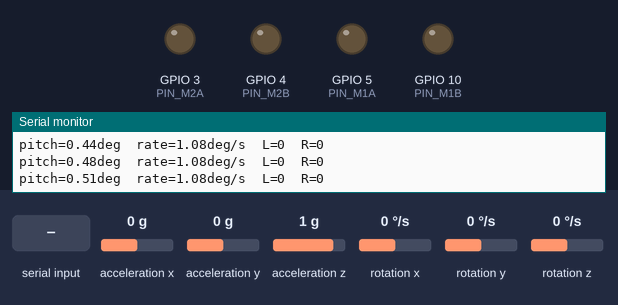
The sketch below on a simulated Seeed XIAO ESP32-C3. Parts: output pins drawn as LEDs (lit = HIGH), the last lines printed to the serial monitor. Wiring (inferred from the names in the program): MPU-6050 motion sensor at I2C address 0x68. Inputs (shaded band) come from the test bench; at power-on: acceleration x 0 g, acceleration y 0 g, acceleration z 1 g, rotation x 0 °/s, rotation y 0 °/s, rotation z 0 °/s.

Above: at 3.6 s.
3.7 s: "90,45\n" received over the second serial link
At 4.1 s:
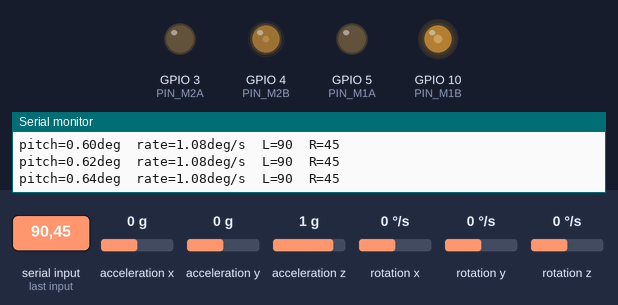
5.7 s: "30,150\n" received over the second serial link
At 6.1 s:
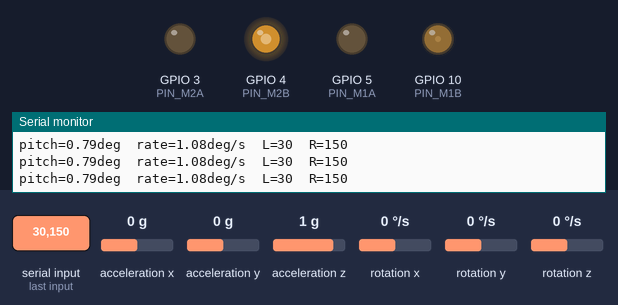
7.7 s: "1,90\n" received over the second serial link
At 8.1 s:
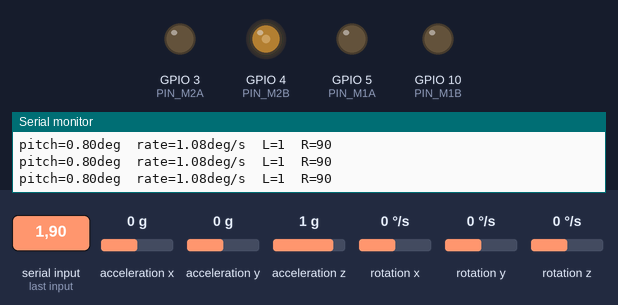
Timing chart, 0 to 10.7 s (numbered marks = the images above; inputs shaded):
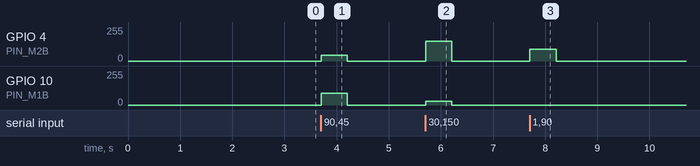

Measured:
- after the input at 3.7 s, GPIO 4 (PIN_M2B): 0/255 → 45/255 at once, → 0/255 0.50 s later; GPIO 10 (PIN_M1B): 0/255 → 90/255 at once, → 0/255 0.50 s later
- after the input at 5.7 s, GPIO 4 (PIN_M2B): 0/255 → 149/255 at once, → 0/255 0.50 s later; GPIO 10 (PIN_M1B): 0/255 → 30/255 at once, → 0/255 0.50 s later
- after the input at 7.7 s, GPIO 4 (PIN_M2B): 0/255 → 90/255 at once, → 0/255 0.50 s later

The sketch:

balancebot_arduino.ino
```cpp
/*  ============================================================
    balancebot_arduino.ino
    XIAO ESP32-C3 — Sensor bridge for RPi PPO policy

    Role:
      1. Read MPU6050 via I2C at 100Hz
      2. Compute clean pitch via Kalman filter
      3. Send pitch, pitch_rate, yaw, yaw_rate to RPi in RADIANS
      4. Receive left_pwm, right_pwm from RPi
      5. Drive Cytron MDD3A motors

    This sketch has NO PID. The PPO policy running on the RPi
    is the controller. ESP32 is purely a sensor+motor bridge.

    Why Kalman is kept:
      Raw MPU6050 pitch from accelerometer is noisy (vibration
      from motors, power spikes from 3S LiPo). Raw gyro drifts
      over time. Kalman fuses both — clean drift-corrected pitch
      with no memory of previous errors. The PPO model was
      trained on clean simulated observations. Feeding raw noisy
      sensor data widens the sim-to-real gap and degrades policy
      performance.

    Why radians:
      RPi balancebot_rpi_hardware.py calls np.degrees(pitch) on
      the received value — confirming it expects radians. The PPO
      model was trained with observations in radians. No unit
      conversion is done on the RPi side before policy_forward().

    Serial protocol (115200 baud):
      ESP32 → RPi : "pitch,pitch_rate,yaw,yaw_rate\n"
                     all values in RADIANS or RADIANS/S
                     sent every 10ms (100Hz)
      RPi → ESP32 : "left_pwm,right_pwm\n"
                     integers in [-255, 255]

    Pin map:
      MPU6050 SDA : GPIO6
      MPU6050 SCL : GPIO7
      Left  motor : M1A=GPIO5   M1B=GPIO10
      Right motor : M2A=GPIO3   M2B=GPIO4
      UART TX     : GPIO21 → RPi GPIO15 (RX)
      UART RX     : GPIO20 → RPi GPIO14 (TX)
      Both devices 3.3V — no voltage divider needed

    Kalman filter:
      Taken directly from working balancebot_PD_v2.ino.
      IMU config unchanged: ±500°/s gyro, ±8g accel.
      Your calibration offsets kept exactly.
    ============================================================ */

#include <Wire.h>
#include <math.h>

// ─── Pins ────────────────────────────────────────────────────────
#define CUSTOM_SDA_PIN  6
#define CUSTOM_SCL_PIN  7
#define PIN_M1A         5     // Left  motor forward
#define PIN_M1B         10    // Left  motor backward
#define PIN_M2A         3     // Right motor forward
#define PIN_M2B         4     // Right motor backward

#define PWM_FREQ        20000
#define PWM_RESOLUTION  8
#define MPU6050_ADDRESS 0x68

// ─── UART to RPi ─────────────────────────────────────────────────
// Serial  = USB  → PC debug monitor (Arduino IDE Serial Monitor)
// Serial1 = GPIO → RPi (sensor CSV + PWM commands)
// GPIO21 = TX → RPi GPIO15 (RX, pin 10)
// GPIO20 = RX → RPi GPIO14 (TX, pin 8)
// Same wiring confirmed working in handshake_esp32c3.ino
#define RPI_SERIAL  Serial1
#define RPI_TX_PIN  21
#define RPI_RX_PIN  20
#define RPI_BAUD    115200

// ─── Timing — 100Hz to match RPi control loop ────────────────────
const float dt = 0.01;
uint32_t LoopTimer;

// ─── IMU raw — your setup, unchanged ────────────────────────────
int16_t AccXLSB, AccYLSB, AccZLSB;
int16_t GyroXLSB, GyroYLSB, GyroZLSB;
float AccX, AccY, AccZ;
float RateRoll, RatePitch, RateYaw;
float AnglePitch;

// ─── Calibration — your measured values, unchanged ───────────────
float RateCalibrationRoll  = -3.57;
float RateCalibrationPitch = -1.08;
float RateCalibrationYaw   =  0.74;
float AccXCalibration      =  0.00;
float AccYCalibration      =  0.01;
float AccZCalibration      = -0.03;

// ─── Kalman — taken directly from your working PD_v2 code ────────
float KalmanAnglePitch            = 0;
float KalmanUncertaintyAnglePitch = 4;
float Kalman1DOutput[2]           = {0, 0};

void kalman_1d(float& KalmanState, float& KalmanUncertainty,
               float KalmanInput, float KalmanMeasurement)
{
    KalmanState       = KalmanState + dt * KalmanInput;
    KalmanUncertainty = KalmanUncertainty + dt * dt * 4 * 4;

    float KalmanGain  = KalmanUncertainty / (KalmanUncertainty + 3 * 3);
    KalmanState       = KalmanState + KalmanGain * (KalmanMeasurement - KalmanState);
    KalmanUncertainty = (1 - KalmanGain) * KalmanUncertainty;

    Kalman1DOutput[0] = KalmanState;
    Kalman1DOutput[1] = KalmanUncertainty;
}

// ─── Outputs in radians (what RPi expects) ───────────────────────
float pitch_rad      = 0;   // Kalman output converted to radians
float pitch_rate_rad = 0;   // gyro Y in radians/s
float yaw_rad        = 0;   // integrated yaw in radians
float yaw_rate_rad   = 0;   // gyro Z in radians/s

// ─── Motor PWM from RPi ──────────────────────────────────────────
int left_pwm  = 0;
int right_pwm = 0;

// ─── Watchdog — stop motors if RPi goes silent ───────────────────
uint32_t last_cmd_ms          = 0;
const uint32_t CMD_TIMEOUT_MS = 500;

// ─── Serial receive buffer ───────────────────────────────────────
String rx_buf = "";

// ─── Safety ──────────────────────────────────────────────────────
// In radians: 45° = 0.785 rad
const float FALL_ANGLE_RAD = 0.785;


// ================================================================
//  IMU READ — your reference, unchanged
//  ±500°/s gyro → divide by 65.5 → deg/s → convert to rad/s
//  ±8g accel    → divide by 4096 → g units
// ================================================================
void read_imu()
{
    Wire.beginTransmission(MPU6050_ADDRESS);
    Wire.write(0x3B);
    Wire.endTransmission();
    Wire.requestFrom(MPU6050_ADDRESS, 6);
    AccXLSB = Wire.read() << 8 | Wire.read();
    AccYLSB = Wire.read() << 8 | Wire.read();
    AccZLSB = Wire.read() << 8 | Wire.read();

    Wire.beginTransmission(MPU6050_ADDRESS);
    Wire.write(0x43);
    Wire.endTransmission();
    Wire.requestFrom(MPU6050_ADDRESS, 6);
    GyroXLSB = Wire.read() << 8 | Wire.read();
    GyroYLSB = Wire.read() << 8 | Wire.read();
    GyroZLSB = Wire.read() << 8 | Wire.read();

    // Gyro in deg/s (your working values)
    RateRoll  = (float)GyroXLSB / 65.5 - RateCalibrationRoll;
    RatePitch = (float)GyroYLSB / 65.5 - RateCalibrationPitch;
    RateYaw   = (float)GyroZLSB / 65.5 - RateCalibrationYaw;

    // Accel in g
    AccX = (float)AccXLSB / 4096.0 - AccXCalibration;
    AccY = (float)AccYLSB / 4096.0 - AccYCalibration;
    AccZ = (float)AccZLSB / 4096.0 - AccZCalibration;

    // Accel pitch in degrees (Kalman input — your formula, unchanged)
    AnglePitch = -atan(AccX / sqrt(AccY * AccY + AccZ * AccZ)) * 57.29578;
}


// ================================================================
//  COMPUTE OUTPUTS IN RADIANS
//
//  Kalman runs in degrees (matches your working PD_v2 setup).
//  Convert to radians only at the serial send step.
//  This keeps your Kalman numerically identical to the working
//  version — no risk of breaking what already works.
//
//  Yaw: integrate gyro Z over time.
//       Wrap to [-π, π] to prevent overflow.
//       Gyro drift accumulates here — acceptable for short runs.
//       If long-run yaw drift is a problem, add a magnetometer.
// ================================================================
void compute_outputs()
{
    const float DEG2RAD = PI / 180.0;

    // Pitch — Kalman output (degrees) → radians
    pitch_rad = KalmanAnglePitch * DEG2RAD;

    // Pitch rate — gyro Y (deg/s) → rad/s
    // Using raw calibrated gyro directly, not Kalman angle_speed.
    // Kalman already used this for the prediction step — using it
    // again here is redundant double-processing. Direct gyro is
    // cleaner for the derivative signal the PPO model expects.
    pitch_rate_rad = RatePitch * DEG2RAD;

    // Yaw rate — gyro Z (deg/s) → rad/s
    yaw_rate_rad = RateYaw * DEG2RAD;

    // Yaw — integrate yaw rate over time
    yaw_rad += yaw_rate_rad * dt;
    if (yaw_rad >  PI) yaw_rad -= 2.0 * PI;
    if (yaw_rad < -PI) yaw_rad += 2.0 * PI;
}


// ================================================================
//  SERIAL RECEIVE — PWM commands from RPi
//  Format: "left_pwm,right_pwm\n"
//  Non-blocking — reads whatever is available this tick
// ================================================================
void read_serial()
{
    while (RPI_SERIAL.available()) {
        char c = (char)RPI_SERIAL.read();
        if (c == '\n') {
            int comma = rx_buf.indexOf(',');
            if (comma > 0) {
                left_pwm  = rx_buf.substring(0, comma).toInt();
                right_pwm = rx_buf.substring(comma + 1).toInt();
                left_pwm  = constrain(left_pwm,  -255, 255);
                right_pwm = constrain(right_pwm, -255, 255);
                last_cmd_ms = millis();
            }
            rx_buf = "";
        } else {
            rx_buf += c;
            if (rx_buf.length() > 24) rx_buf = "";  // overflow guard
        }
    }
}


// ================================================================
//  MOTOR HELPERS — Cytron MDD3A PWM/PWM dual mode
//
//  MDD3A has no direction pins. Direction is set by which
//  pin gets the duty cycle:
//    Forward  : pin_A = duty, pin_B = 0
//    Backward : pin_A = 0,    pin_B = duty
//
//  Deadband: abs(pwm) < 26 → stop
//  Matches balance_env.py MOTOR_DEADBAND = 0.10
//  (0.10 × 255 = 25.5 ≈ 26)
// ================================================================
float constrain_float(float v, float lo, float hi) {
    return v < lo ? lo : v > hi ? hi : v;
}

void set_motor_left(int pwm)
{
    if (abs(pwm) < 26) {
        ledcWrite(PIN_M1A, 0); ledcWrite(PIN_M1B, 0);
        return;
    }
    uint32_t duty = (uint32_t)constrain(abs(pwm), 0, 255);
    if (pwm > 0) { ledcWrite(PIN_M1A, duty); ledcWrite(PIN_M1B, 0);    }
    else         { ledcWrite(PIN_M1A, 0);    ledcWrite(PIN_M1B, duty); }
}

void set_motor_right(int pwm)
{
    if (abs(pwm) < 26) {
        ledcWrite(PIN_M2A, 0); ledcWrite(PIN_M2B, 0);
        return;
    }
    uint32_t duty = (uint32_t)constrain(abs(pwm), 0, 255);
    if (pwm > 0) { ledcWrite(PIN_M2A, duty); ledcWrite(PIN_M2B, 0);    }
    else         { ledcWrite(PIN_M2A, 0);    ledcWrite(PIN_M2B, duty); }
}

void motors_stop()
{
    ledcWrite(PIN_M1A, 0); ledcWrite(PIN_M1B, 0);
    ledcWrite(PIN_M2A, 0); ledcWrite(PIN_M2B, 0);
}


// ================================================================
//  SETUP
// ================================================================
void setup()
{
    Serial.begin(115200);          // USB — PC debug monitor
    RPI_SERIAL.begin(RPI_BAUD, SERIAL_8N1, RPI_RX_PIN, RPI_TX_PIN);  // GPIO UART — RPi

    // Motor pins
    ledcAttach(PIN_M1A, PWM_FREQ, PWM_RESOLUTION);
    ledcAttach(PIN_M1B, PWM_FREQ, PWM_RESOLUTION);
    ledcAttach(PIN_M2A, PWM_FREQ, PWM_RESOLUTION);
    ledcAttach(PIN_M2B, PWM_FREQ, PWM_RESOLUTION);
    motors_stop();

    // IMU
    Wire.setClock(400000);
    Wire.begin(CUSTOM_SDA_PIN, CUSTOM_SCL_PIN);
    delay(250);

    Wire.beginTransmission(MPU6050_ADDRESS);
    Wire.write(0x6B); Wire.write(0x00);   // wake up
    Wire.endTransmission();
    delay(100);

    Wire.beginTransmission(MPU6050_ADDRESS);
    Wire.write(0x1C); Wire.write(0x10);   // ±8g
    Wire.endTransmission();

    Wire.beginTransmission(MPU6050_ADDRESS);
    Wire.write(0x1B); Wire.write(0x08);   // ±500°/s
    Wire.endTransmission();
    delay(100);

    // Let IMU settle, then signal RPi we are ready
    delay(2000);
    last_cmd_ms = millis();

    // RPi waits for this exact string before starting control loop
    RPI_SERIAL.println("READY");
    Serial.println("DEBUG: Sent READY to RPi");

    LoopTimer = micros();
}


// ================================================================
//  MAIN LOOP — 100Hz
// ================================================================
void loop()
{
    // Enforce 10ms tick
    if (micros() - LoopTimer < (uint32_t)(dt * 1000000)) return;
    LoopTimer = micros();

    // ── 1. Read IMU ────────────────────────────────────────────
    read_imu();

    // ── 2. Kalman filter (degrees internally) ──────────────────
    kalman_1d(KalmanAnglePitch, KalmanUncertaintyAnglePitch,
              RatePitch, AnglePitch);
    KalmanAnglePitch            = Kalman1DOutput[0];
    KalmanUncertaintyAnglePitch = Kalman1DOutput[1];
    KalmanAnglePitch = constrain_float(KalmanAnglePitch, -45, 45);

    // ── 3. Convert to radians for serial ───────────────────────
    compute_outputs();

    // ── 4. Read PWM commands from RPi ──────────────────────────
    read_serial();

    // ── 5. Watchdog — stop if RPi silent for 500ms ─────────────
    if (millis() - last_cmd_ms > CMD_TIMEOUT_MS) {
        left_pwm  = 0;
        right_pwm = 0;
    }

    // ── 6. Safety — stop if fallen ─────────────────────────────
    if (fabs(pitch_rad) > FALL_ANGLE_RAD) {
        motors_stop();
        // Still send sensor data so RPi knows robot has fallen
        RPI_SERIAL.print(pitch_rad,      6); RPI_SERIAL.print(',');
        RPI_SERIAL.print(pitch_rate_rad, 6); RPI_SERIAL.print(',');
        RPI_SERIAL.print(yaw_rad,        6); RPI_SERIAL.print(',');
        RPI_SERIAL.print(yaw_rate_rad,   6); RPI_SERIAL.print('\n');
        return;
    }

    // ── 7. Drive motors ────────────────────────────────────────
    set_motor_left(-left_pwm);
    set_motor_right(-right_pwm);

    // ── 8. Send sensor data to RPi via GPIO UART ──────────────────
    // Format: pitch,pitch_rate,yaw,yaw_rate  (all radians)
    // RPi parses with raw.split(',') — keep exactly 4 values
    RPI_SERIAL.print(pitch_rad,      6); RPI_SERIAL.print(',');
    RPI_SERIAL.print(pitch_rate_rad, 6); RPI_SERIAL.print(',');
    RPI_SERIAL.print(yaw_rad,        6); RPI_SERIAL.print(',');
    RPI_SERIAL.print(yaw_rate_rad,   6); RPI_SERIAL.print('\n');

    // ── 9. USB debug → PC monitor only, throttled 10Hz ─────────
    static uint32_t lastDebug = 0;
    if (millis() - lastDebug >= 100) {
        lastDebug = millis();
        Serial.print("pitch=");    Serial.print(pitch_rad * 57.296, 2);
        Serial.print("deg  rate="); Serial.print(pitch_rate_rad * 57.296, 2);
        Serial.print("deg/s  L="); Serial.print(left_pwm);
        Serial.print("  R=");      Serial.println(right_pwm);
    }
}
```
